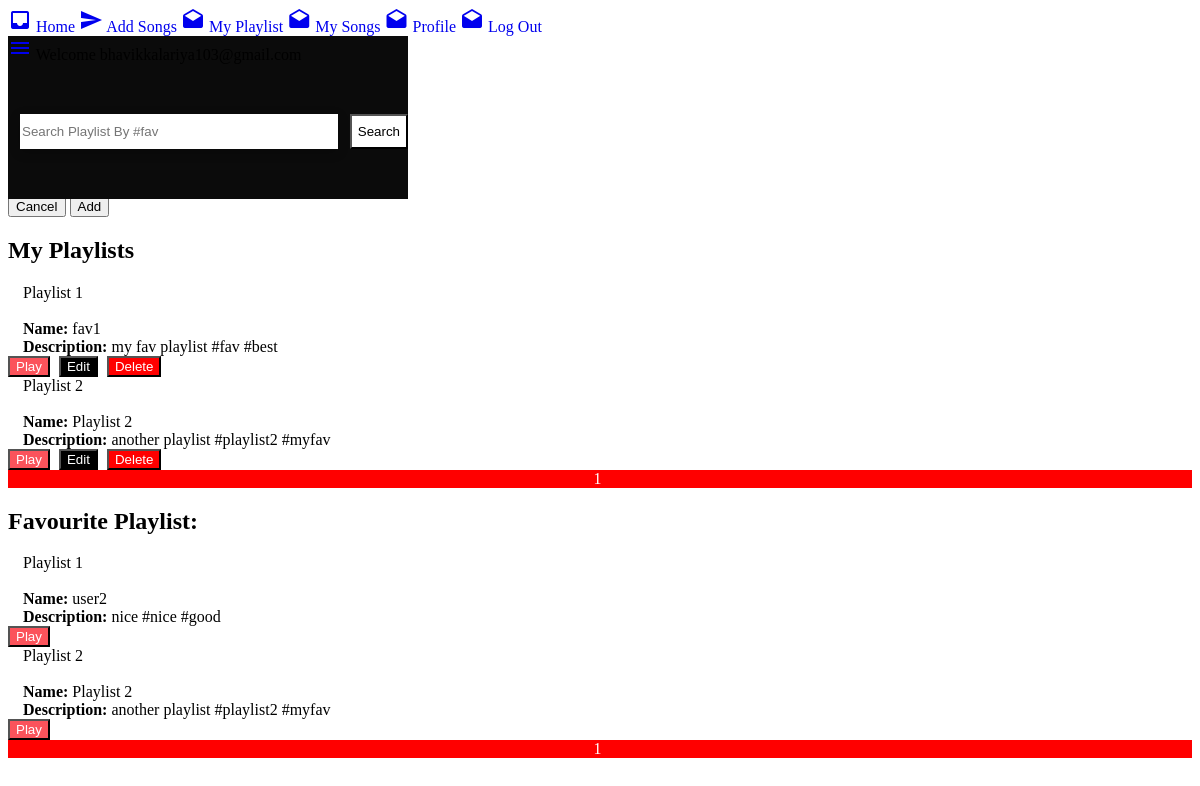
The app's page /user/playlist.php (signed in) with its own data.
### tables this page shows
CREATE TABLE `playlist` (
  `pId` int(3) NOT NULL,
  `uId` int(3) NOT NULL,
  `pName` varchar(256) NOT NULL,
  `pDescription` varchar(256) NOT NULL
);

### user/playlist.php (the view, shortened to what this page needs)
<?php
require "db.php";
?>
<!DOCTYPE html>
<html>
<head>
	<link rel="stylesheet" type="text/css" href="https://unpkg.com/material-components-web@latest/dist/material-components-web.min.css">
	<link rel="stylesheet" href="../admin/css/style.css">
	<link rel="stylesheet" type="text/css" href="css/searchBox.css">
</head>
<body>
	<?php
	include "header.php";
	?>
	<div class="mdc-drawer-app-content">
		<?php include "navbar.php"; ?>
		<main class="main-content" id="main-content">
			<div class="mdc-top-app-bar--fixed-adjust">
				<div class="mdc-layout-grid">
					<div class="mdc-layout-grid__inner">
						<div class="mdc-layout-grid__cell--span-12">
							<button class="mdc-button mdc-button--raised" onCLick="dialog.open()"  style="margin-top: 30px; background-color: black">
								<span class="mdc-button__label">Add Playlist</span>
							</button>
						</div>
					</div>
				</div>
				<div class="mdc-dialog"
				role="alertdialog"
				aria-modal="true"
				aria-labelledby="my-dialog-title"
				aria-describedby="my-dialog-content">
				<div class="mdc-dialog__container">
					<form method="POST" enctype="multipart/form-data">
						<div class="mdc-dialog__surface">
							<h2 class="mdc-dialog__title" id="my-dialog-title">Add Playlist
							</h2>
							<div class="mdc-dialog__content" id="my-dialog-content">
								<div class="mdc-layout-grid">
									<div class="mdc-layout-grid__inner">
										<div class="mdc-layout-grid__cell--span-12">
											<div class="mdc-layout-grid">
												<div class="mdc-layout-grid__inner">
													<div class="mdc-layout-grid__cell--span-12">
														<div class="mdc-text-field mdc-text-field--outlined mdc-text-field--no-label email">
														</div>
													</div>
												</div>
											</div>
										</div>
									</div>
								</div>
								<div class="mdc-layout-grid">
									<div class="mdc-layout-grid__inner">
										<div class="mdc-layout-grid__cell--span-12">
											<div class="mdc-layout-grid">
												<div class="mdc-layout-grid__inner">
													<div class="mdc-layout-grid__cell--span-12">
														<div class="mdc-text-field mdc-text-field--outlined mdc-text-field--no-label email">
														</div>
													</div>
												</div>
											</div>
										</div>
									</div>
								</div>
							</div>
							<footer class="mdc-dialog__actions">
								<button type="button" class="mdc-button mdc-dialog__button" data-mdc-dialog-action="no">
									<span class="mdc-button__label">Cancel</span>
								</button>
								<button type="submit" name="submit" class="mdc-button mdc-dialog__button mdc-dialog__button--default" data-mdc-dialog-action="yes">
									<span class="mdc-button__label">Add</span>
								</button>
							</footer>
						</div>
					</form>
				</div>
			</div>
			<div class="mdc-layout-grid">
				<div class="mdc-layout-grid__inner">
					<div class="mdc-layout-grid__cell--span-12">
						<h2>My Playlists</h2>
					</div>
				</div>
			</div>
			<div class="mdc-layout-grid">
				<div class="mdc-layout-grid__inner">
					<?php
					$p =9;
					$coun=mysqli_query($con,"select count(*) as cou from playlist");
					$coun_row=mysqli_fetch_array($coun);
					$tot=$coun_row['cou'];
					$page=ceil($tot/$p);
					if(isset($_GET['k']))
					{
						$page_coun=$_GET['k'];
					}
					else
					{
						$page_coun=1;
					}
					$k=($page_coun-1)*$p;
					$uId = $_SESSION['uId'];
					$query = "SELECT * FROM playlist WHERE uId=$uId LIMIT $k,$p";
					$select_playlist= mysqli_query($con,$query);
					$counter = 0;
					while($row = mysqli_fetch_assoc($select_playlist)){
						$pId = $row['pId'];
						$pName = $row['pName'];
						$pDescription = $row['pDescription'];
						$counter++;
						?>
						<div class="mdc-layout-grid__cell--span-4">
							<div class="mdc-card demo-card">
								<div class="mdc-card__primary-action demo-card__primary-action contentCard" tabindex="0">
									<div class="mdc-card__media mdc-card__media--8-3 demo-card__media userProfilePic">
										Playlist <?php echo $counter; ?><br><br>
									</div>
									<div class="demo-card__secondary mdc-typography mdc-typography--body2">
										<span style="font-weight: bolder;">Name: </span><?php echo $pName ;?><br>
										<span style="font-weight: bolder;"> Description:</span> <?php echo $pDescription; ?>
									</div>
								</div>
								<div class="mdc-card__actions" pull="right">
									<?php
									echo "<a href='viewDetailsPlaylist.php?playlistDetail=$pId'><button class='mdc-button mdc-card__action mdc-card__action--button' style='background-color: #fb535b;color:white;margin-right:5px;'>Play <?php ?></button></a>";
									?>
									<?php
									echo "<a href='editPlaylist.php?editPlaylist=$pId' style='text-decoration: none'><button class='mdc-button mdc-card__action mdc-card__action--button' style='background-color: black;color:white;margin-right:5px'>Edit</button></a>";
									?>
									<?php
									echo "<a href='playlist.php?deletePlaylist=$pId' onClick=\"javascript: return confirm('Are you sure you want to delete?');\"><button class='mdc-button mdc-card__action mdc-card__action--button blockButton ' style='background-color:red!important;'>Delete</button></a>";
									?>
								</div>
							</div>
						</div>
						<?php
					}
					?>
				</div>
			</div>
			<center style="background-color: red;">
				<?php
				for($i=1;$i<=$page;$i++)
				{
					echo '<a href="playlist.php?k='.$i.'" style="margin-right:5px;color:white">'.$i.'</a>';
				}
				?>
			</center>
			<div class="mdc-layout-grid">
				<div class="mdc-layout-grid__inner">
					<div class="mdc-layout-grid__cell--span-12">
						<h2>Favourite Playlist:</h2>
					</div>
				</div>
			</div>
			<div class="mdc-layout-grid">
				<div class="mdc-layout-grid__inner">
					<?php
					$p =9;
					$coun=mysqli_query($con,"select count(*) as cou from playlist");
					$coun_row=mysqli_fetch_array($coun);
					$tot=$coun_row['cou'];
					$page=ceil($tot/$p);
					if(isset($_GET['k']))
					{
						$page_coun=$_GET['k'];
					}
					else
					{
						$page_coun=1;
					}
					$k=($page_coun-1)*$p;
					$uId = $_SESSION['uId'];
					$query = "SELECT * FROM favUnfav WHERE uId=$uId LIMIT $k,$p";
					$select_playlist_fav= mysqli_query($con,$query);
					$counter = 0;
					while($row = mysqli_fetch_assoc($select_playlist_fav)){
						$pId = $row['pId'];
						$query1 = "SELECT * FROM playlist WHERE pId=$pId";
						$select_playlist1= mysqli_query($con,$query1);
						while($row = mysqli_fetch_assoc($select_playlist1)){
							$pId = $row['pId'];
							$pName = $row['pName'];
							$pDescription = $row['pDescription'];
							$counter++;
							?>
							<div class="mdc-layout-grid__cell--span-4">
								<div class="mdc-card demo-card">
									<div class="mdc-card__primary-action demo-card__primary-action contentCard" tabindex="0">
										<div class="mdc-card__media mdc-card__media--8-3 demo-card__media userProfilePic">
											Playlist <?php echo $counter; ?><br><br>
										</div>
										<div class="demo-card__secondary mdc-typography mdc-typography--body2">
											<span style="font-weight: bolder;">Name: </span><?php echo $pName ;?><br>
											<span style="font-weight: bolder;"> Description:</span> <?php echo $pDescription; ?>
										</div>
									</div>
									<div class="mdc-card__actions" pull="right">
										<?php
										echo "<a href='viewDetailsPlaylist.php?playlistDetail=$pId'><button class='mdc-button mdc-card__action mdc-card__action--button' style='background-color: #fb535b;color:white;margin-right:5px;'>Play <?php ?></button></a>";
										?>
									</div>
								</div>
							</div>
							<?php
						}
					}
					?>
				</div>
			</div>
			<center style="background-color: red;">
				<?php
				for($i=1;$i<=$page;$i++)
				{
					echo '<a href="playlist.php?k='.$i.'" style="margin-right:5px;color:white">'.$i.'</a>';
				}
				?>
			</center>
		</div>
	</main>
</div>
</body>
</html>

### admin/css/style.css (style rules this page uses)
.mdc-drawer-app-content { flex: auto; overflow: auto; }
.main-content { overflow: auto; height: 100%; }
.contentCard { padding-left: 15px; }
.blockButton { background-color: blue !important; color: #fff !important; }
a { text-decoration: none !important; }

### records on screen
playlist: pName "fav1", pDescription "my fav playlist #fav #best"
playlist: pName "Playlist 2", pDescription "another playlist #playlist2 #myfav"
playlist: pName "user2", pDescription "nice #nice #good"
